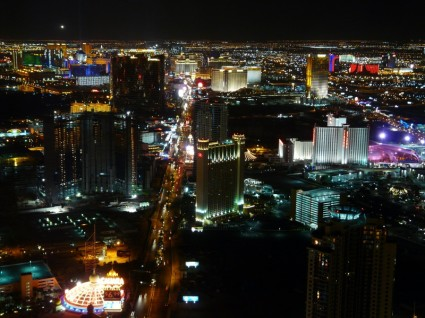
#> input picture image/image4.png, 425 x 318 px, found by its file name
$ python kaleidoscope.py
#> lines starting #> are read from the running program, lines starting #| are printed output that depends on the picture
import cv2
import numpy as np
import os

# arguments
invert = "no"  # invert mask; yes or no
rotate = 0  # rotate composite; 0, 90, 180, 270


filename_in = "image4.png"
filename_out = os.path.join("kaleidoscope", filename_in)


# read image (must be square)
img = cv2.imread("image4.png")
#> img is the input picture: shape (318, 425, 3); mean B, G, R 33.8, 40.1, 43.5
ht, wd = img.shape[:2]
#> ht = 318; wd = 425


def rotate_img(image, angle, center=None, scale=1.0):
#> called with angle = 225, scale = 1
    (h, w) = image.shape[:2]
#> h = 318; w = 425

    if center is None:
        center = (w / 2, h / 2)
#> center = (212.5, 159)

    # Perform the rotation
    M = cv2.getRotationMatrix2D(center, angle, scale)
    rotated = cv2.warpAffine(image, M, (w, h))
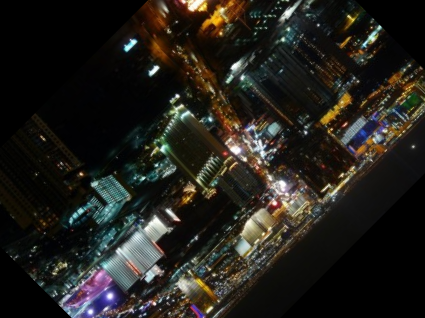
#> rotated: shape (318, 425, 3); mean B, G, R 27.6, 32.8, 34.9

    return rotated


# rotate iamge
img = rotate_img(img, 45 + 180)


if ht != wd:
#> (the run stopped early here; a loop or call above may not have finished)

$ run again, with image/image1.png copied over image/image4.png
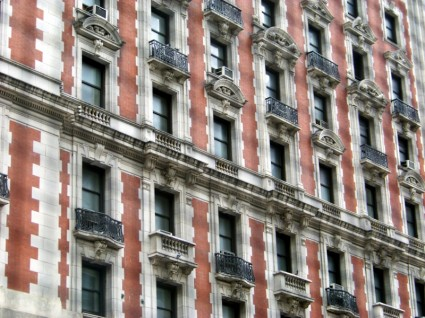
#> input picture image/image1.png, 425 x 318 px, found by its file name
#> img is the input picture: shape (318, 425, 3); mean B, G, R 124.9, 131.5, 142.2
#> in rotate_img, `rotated = cv2.warpAffine(image, M, (w, h))`:
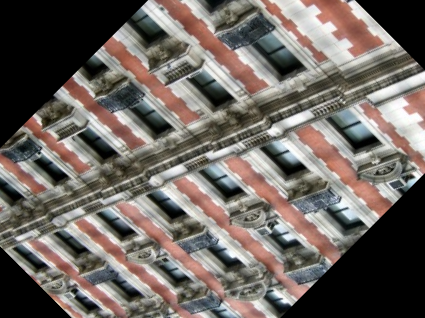
#> rotated: shape (318, 425, 3); mean B, G, R 97.4, 102.8, 110.6

$ run again, with image/image2.png copied over image/image4.png
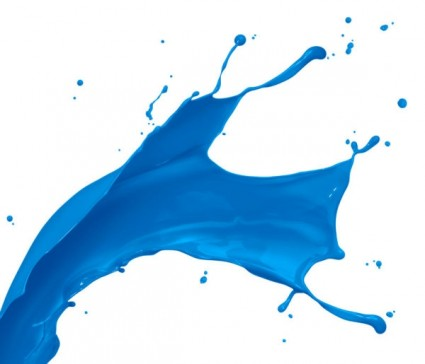
#> input picture image/image2.png, 425 x 364 px, found by its file name
#> img is the input picture: shape (364, 425, 3); mean B, G, R 237.4, 216.5, 186.3
#> in rotate_img, `rotated = cv2.warpAffine(image, M, (w, h))`:
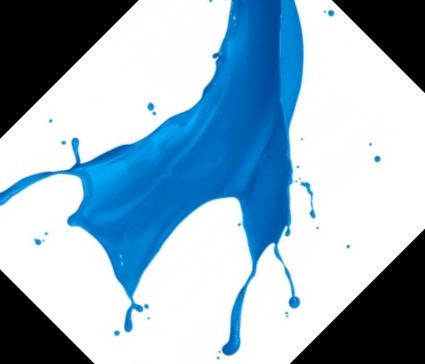
#> rotated: shape (364, 425, 3); mean B, G, R 194.7, 176.6, 150.3

$ run again, with image/image3.png copied over image/image4.png
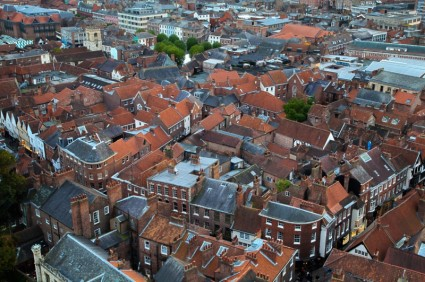
#> input picture image/image3.png, 425 x 282 px, found by its file name
#> img is the input picture: shape (282, 425, 3); mean B, G, R 88.1, 88.8, 96.2
#> in rotate_img, `rotated = cv2.warpAffine(image, M, (w, h))`:
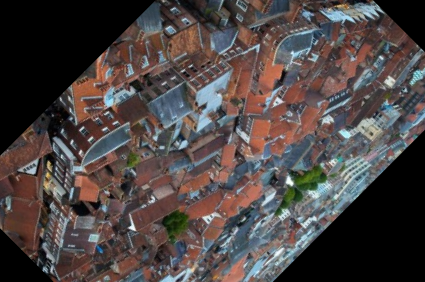
#> rotated: shape (282, 425, 3); mean B, G, R 68, 69, 77.1
